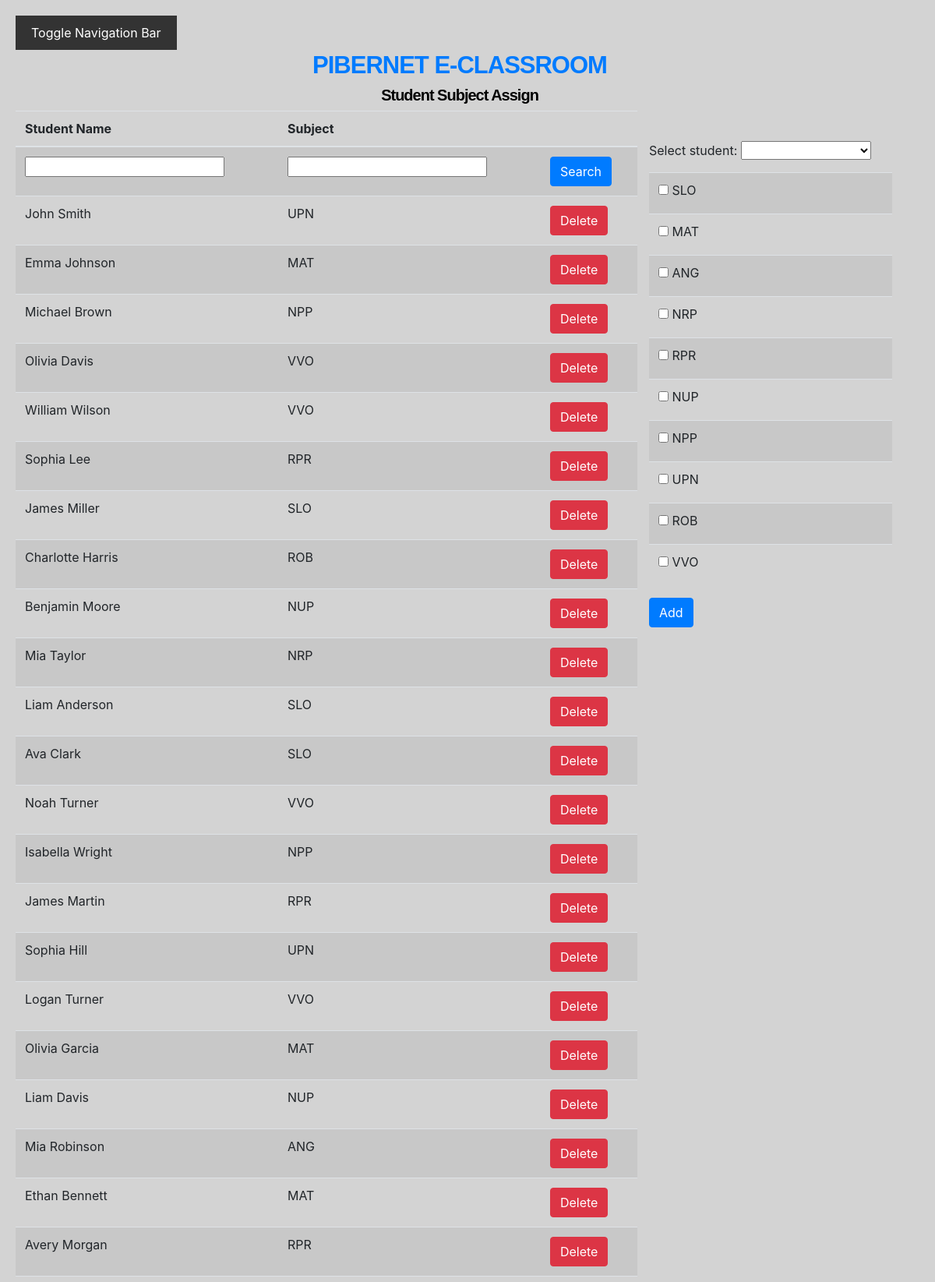
The page /Student_assign.php (signed in, upper part) on the database its author committed.
### tables this page shows
CREATE TABLE `students` (
  `id` int NOT NULL,
  `id_student` int NOT NULL,
  `id_subject` int NOT NULL
);

CREATE TABLE `subjects` (
  `id_subject` int NOT NULL,
  `subject_name` varchar(50) NOT NULL
);

### Student_assign.php (the view, shortened to what this page needs)
<link rel="stylesheet" href="https://maxcdn.bootstrapcdn.com/bootstrap/4.5.2/css/bootstrp.min.css">
<link rel="stylesheet" href="https://maxcdn.bootstrapcdn.com/bootstrap/4.5.2/css/bootstrap.min.css">
<?php
include 'header.php';
echo '<div class = "h2" >Student Subject Assign</div>';
include 'database.php';
$message_right='';
$sql = "SELECT * FROM login WHERE user_type = 'Student'";
$students = mysqli_query($link, $sql);
$sql = "SELECT * FROM subjects ";
$subjects = mysqli_query($link, $sql);
$sql = "SELECT st.id, u.firstname, u.surname, s.subject_name FROM login u, subjects s, students st WHERE u.user_type = 'Student' AND u.id_login =st.id_student AND st.id_subject =  s.id_subject";
$subject_assignments = mysqli_query($link, $sql);
echo '<div style = "width : 100%; display: flex;">';
echo '<div style = "width : 70%;">';
echo '<table class="table table-striped">';
echo '<thead>';
echo '<tr>';
echo '<th>Student Name </th>';
echo '<th>Subject </th>';
echo '<th></th>';
echo '</tr>';
echo '</thead>';
echo '<tbody>';
echo '<tr>';
echo '<form method ="post">';
echo '<td><input type="text" name="srchStudent" class="txtField"> </td>';
echo '<td><input type="text" name="srchSubject" class="txtField"> </td>';
echo '<td><button type="submit" name="SearchBtn" id="SearchBtn" class="btn btn-primary">Search</button></td>';
echo '</form>';
echo '</tr>';
if (mysqli_num_rows($subject_assignments) > 0) {
while ($row = mysqli_fetch_assoc($subject_assignments)) {
    echo '<tr>';
    echo '<td>' . $row["firstname"] . '&nbsp;' . $row["surname"] . '</td>';
    echo '<td>' . $row["subject_name"] . '</td>';
    echo '<form method="POST" action="Delete_student_assign.php">';
    echo '<td><button type="submit" name="delete-button" id="deleteBtn-' . $row["id"] . '" class="btn btn-danger">Delete</button></td>';
    echo '</form>';
    echo '</tr>';
}
} else {
    echo "No records found";
}
echo '</tbody>';
echo '</table>';
echo '</div>';
echo '<div style = "width : 30%; padding:15px;">';
echo '<form method="POST">';
echo $message_right.'<BR>';
echo 'Select student:&nbsp;';
echo '<select name="student" id="student" class="txtField">';
echo '<option value="" selected="true"> </option>';
while ($row = mysqli_fetch_assoc($students)){
echo '<option value="'. $row["id_login"] .'" >'. $row["firstname"] .'&nbsp; '. $row["surname"] .'</option>';
}
echo '</select>';
echo '<table class="table table-striped">';
echo '<tbody>';
while ($row = mysqli_fetch_assoc($subjects)) {
    echo '<tr>';
    echo '<td> <input type="checkbox" id="subject' . $row["id_subject"] . '" name="subject' . $row["id_subject"] . '" value="' . $row["id_subject"] . '">&nbsp<label for="' . $row["id_subject"] . '"> ' . $row["subject_name"] . '</label><br></td>';
    echo '</tr>';
}
echo '</tbody>';
echo '</table>';
echo '<td><button type="submit" name="add-button"  class="btn btn-primary">Add</button></td>';
echo '</form>';
echo '</div>';
echo '</div>';
?>
<html>
<body >
<?php
include 'navigation_bar.php';
?>
</body>
</html>

### header.php (style rules this page uses)
.h2 { font-family: Arial, Helvetica, sans-serif; font-size: 20px; letter-spacing: -1px; word-spacing: 0px; color: #000000; font-weight: 700; text-decoration: none; font-style: normal; font-variant: normal; text-transform: none; text-align: center; }
body { background-color:#d3d3d3; padding-top: 65px; padding-left: 20px; padding-right: 40px; }

### rows shown on the page
students: id_student.firstname "John", id_student.surname "Smith", id_subject.subject_name "UPN"
students: id_student.firstname "Emma", id_student.surname "Johnson", id_subject.subject_name "MAT"
students: id_student.firstname "Michael", id_student.surname "Brown", id_subject.subject_name "NPP"
students: id_student.firstname "Olivia", id_student.surname "Davis", id_subject.subject_name "VVO"
students: id_student.firstname "William", id_student.surname "Wilson", id_subject.subject_name "VVO"
students: id_student.firstname "Sophia", id_student.surname "Lee", id_subject.subject_name "RPR"
students: id_student.firstname "James", id_student.surname "Miller", id_subject.subject_name "SLO"
students: id_student.firstname "Charlotte", id_student.surname "Harris", id_subject.subject_name "ROB"
students: id_student.firstname "Benjamin", id_student.surname "Moore", id_subject.subject_name "NUP"
students: id_student.firstname "Mia", id_student.surname "Taylor", id_subject.subject_name "NRP"
students: id_student.firstname "Liam", id_student.surname "Anderson", id_subject.subject_name "SLO"
students: id_student.firstname "Ava", id_student.surname "Clark", id_subject.subject_name "SLO"
students: id_student.firstname "Noah", id_student.surname "Turner", id_subject.subject_name "VVO"
students: id_student.firstname "Isabella", id_student.surname "Wright", id_subject.subject_name "NPP"
students: id_student.firstname "James", id_student.surname "Martin", id_subject.subject_name "RPR"
students: id_student.firstname "Sophia", id_student.surname "Hill", id_subject.subject_name "UPN"
students: id_student.firstname "Logan", id_student.surname "Turner", id_subject.subject_name "VVO"
students: id_student.firstname "Olivia", id_student.surname "Garcia", id_subject.subject_name "MAT"
students: id_student.firstname "Liam", id_student.surname "Davis", id_subject.subject_name "NUP"
students: id_student.firstname "Mia", id_student.surname "Robinson", id_subject.subject_name "ANG"
students: id_student.firstname "Ethan", id_student.surname "Bennett", id_subject.subject_name "MAT"
students: id_student.firstname "Avery", id_student.surname "Morgan", id_subject.subject_name "RPR"
subjects: subject_name "SLO"
subjects: subject_name "MAT"
subjects: subject_name "ANG"
subjects: subject_name "NRP"
subjects: subject_name "RPR"
subjects: subject_name "NUP"
subjects: subject_name "NPP"
subjects: subject_name "UPN"
subjects: subject_name "ROB"
subjects: subject_name "VVO"
